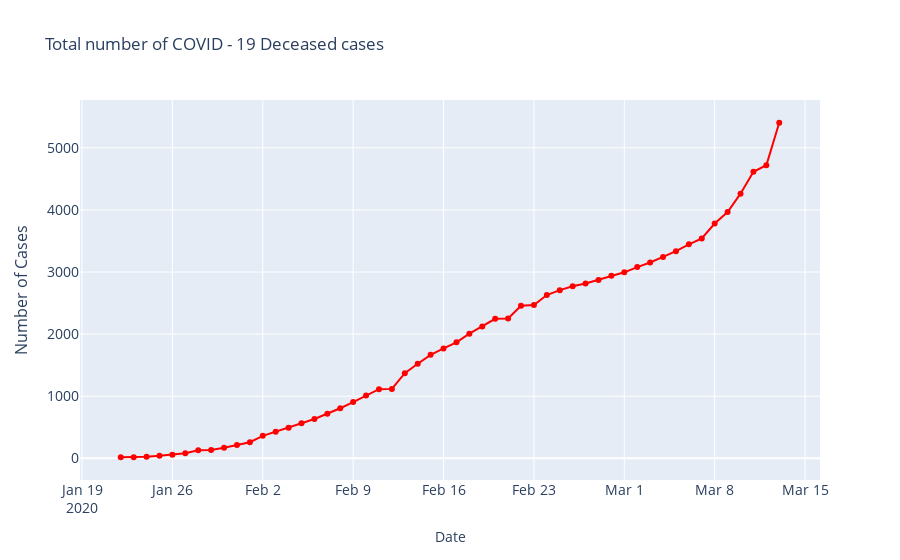

The notebook cell this image was saved under:
### Code cell
fig = go.Figure()
fig.add_trace(go.Scatter(x=sortdeath['Date'], 
                         y=sortdeath['Deaths'],
                         mode='lines+markers',
                         name='Confirmed',
                         line=dict(color='red', width=2)
                        ))
fig.update_layout(
    title='Total number of COVID - 19 Deceased cases',
    xaxis_title='Date',
    xaxis_tickfont_size=14,
    yaxis=dict(
        title='Number of Cases',
        titlefont_size=16,
        tickfont_size=14,
    )
)

### Figure 1 — Plotly figure (JSON) as saved in the notebook; plotly's stock layout.template omitted (floating-point values rounded to 4 significant figures)
{"data": [{"line": {"color": "red", "width": 2}, "mode": "lines+markers", "name": "Confirmed", "type": "scatter", "x": ["2020-01-22T00:00:00", "2020-01-23T00:00:00", "2020-01-24T00:00:00", "2020-01-25T00:00:00", "2020-01-26T00:00:00", "2020-01-27T00:00:00", "2020-01-28T00:00:00", "2020-01-29T00:00:00", "2020-01-30T00:00:00", "2020-01-31T00:00:00", "2020-02-01T00:00:00", "2020-02-02T00:00:00", "2020-02-03T00:00:00", "2020-02-04T00:00:00", "2020-02-05T00:00:00", "2020-02-06T00:00:00", "2020-02-07T00:00:00", "2020-02-08T00:00:00", "2020-02-09T00:00:00", "2020-02-10T00:00:00", "2020-02-11T00:00:00", "2020-02-12T00:00:00", "2020-02-13T00:00:00", "2020-02-14T00:00:00", "2020-02-15T00:00:00", "2020-02-16T00:00:00", "2020-02-17T00:00:00", "2020-02-18T00:00:00", "2020-02-19T00:00:00", "2020-02-20T00:00:00", "2020-02-21T00:00:00", "2020-02-22T00:00:00", "2020-02-23T00:00:00", "2020-02-24T00:00:00", "2020-02-25T00:00:00", "2020-02-26T00:00:00", "2020-02-27T00:00:00", "2020-02-28T00:00:00", "2020-02-29T00:00:00", "2020-03-01T00:00:00", "2020-03-02T00:00:00", "2020-03-03T00:00:00", "2020-03-04T00:00:00", "2020-03-05T00:00:00", "2020-03-06T00:00:00", "2020-03-07T00:00:00", "2020-03-08T00:00:00", "2020-03-09T00:00:00", "2020-03-10T00:00:00", "2020-03-11T00:00:00", "2020-03-12T00:00:00", "2020-03-13T00:00:00"], "y": [17, 18, 26, 42, 56, 82, 131, 133, 171, 213, 259, 362, 426, 492, 564, 634, 719, 806, 906, 1013, 1113, 1118, 1371, 1523, 1666, 1770, 1868, 2007, 2122, 2247, 2251, 2458, 2469, 2629, 2708, 2770, 2814, 2872, 2940, 2995, 3079, 3153, 3243, 3336, 3446, 3541, 3781, 3966, 4262, 4615, 4720, 5404]}], "layout": {"title": {"text": "Total number of COVID - 19 Deceased cases"}, "xaxis": {"tickfont": {"size": 14}, "title": {"text": "Date"}}, "yaxis": {"tickfont": {"size": 14}, "title": {"font": {"size": 16}, "text": "Number of Cases"}}}}
